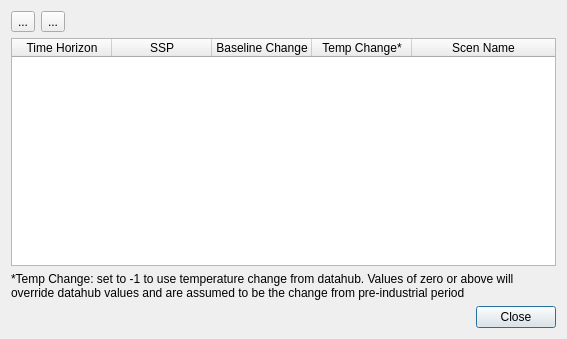
<?xml version="1.0" encoding="UTF-8"?>
<ui version="4.0">
 <class>ARRCCDialog</class>
 <widget class="QDialog" name="ARRCCDialog">
  <property name="geometry">
   <rect>
    <x>0</x>
    <y>0</y>
    <width>567</width>
    <height>339</height>
   </rect>
  </property>
  <property name="windowTitle">
   <string>Climate Change Scenarios</string>
  </property>
  <layout class="QVBoxLayout" name="verticalLayout">
   <item>
    <layout class="QHBoxLayout" name="horizontalLayout">
     <item>
      <widget class="QToolButton" name="btnAdd">
       <property name="text">
        <string>...</string>
       </property>
      </widget>
     </item>
     <item>
      <widget class="QToolButton" name="btnRem">
       <property name="text">
        <string>...</string>
       </property>
      </widget>
     </item>
     <item>
      <spacer name="horizontalSpacer">
       <property name="orientation">
        <enum>Qt::Horizontal</enum>
       </property>
       <property name="sizeHint" stdset="0">
        <size>
         <width>40</width>
         <height>20</height>
        </size>
       </property>
      </spacer>
     </item>
    </layout>
   </item>
   <item>
    <widget class="ArrClimateChangeScenTable" name="table">
     <property name="alternatingRowColors">
      <bool>true</bool>
     </property>
     <attribute name="horizontalHeaderCascadingSectionResizes">
      <bool>false</bool>
     </attribute>
     <attribute name="horizontalHeaderHighlightSections">
      <bool>true</bool>
     </attribute>
     <attribute name="horizontalHeaderShowSortIndicator" stdset="0">
      <bool>false</bool>
     </attribute>
     <attribute name="horizontalHeaderStretchLastSection">
      <bool>true</bool>
     </attribute>
     <attribute name="verticalHeaderVisible">
      <bool>true</bool>
     </attribute>
     <attribute name="verticalHeaderShowSortIndicator" stdset="0">
      <bool>false</bool>
     </attribute>
     <column>
      <property name="text">
       <string>Time Horizon</string>
      </property>
     </column>
     <column>
      <property name="text">
       <string>SSP</string>
      </property>
     </column>
     <column>
      <property name="text">
       <string>Baseline Change</string>
      </property>
     </column>
     <column>
      <property name="text">
       <string>Temp Change*</string>
      </property>
     </column>
     <column>
      <property name="text">
       <string>Scen Name</string>
      </property>
     </column>
    </widget>
   </item>
   <item>
    <widget class="QLabel" name="label">
     <property name="text">
      <string>*Temp Change: set to -1 to use temperature change from datahub. Values of zero or above will override datahub values and are assumed to be the change from pre-industrial period</string>
     </property>
     <property name="wordWrap">
      <bool>true</bool>
     </property>
    </widget>
   </item>
   <item>
    <layout class="QHBoxLayout" name="horizontalLayout_2">
     <item>
      <spacer name="horizontalSpacer_2">
       <property name="orientation">
        <enum>Qt::Horizontal</enum>
       </property>
       <property name="sizeHint" stdset="0">
        <size>
         <width>40</width>
         <height>20</height>
        </size>
       </property>
      </spacer>
     </item>
     <item>
      <widget class="QPushButton" name="pbClose">
       <property name="text">
        <string>Close</string>
       </property>
      </widget>
     </item>
    </layout>
   </item>
  </layout>
 </widget>
 <customwidgets>
  <customwidget>
   <class>ArrClimateChangeScenTable</class>
   <extends>QTableWidget</extends>
   <header>tuflow.ARR2016.arr_cc_table</header>
  </customwidget>
 </customwidgets>
 <resources/>
 <connections/>
</ui>
